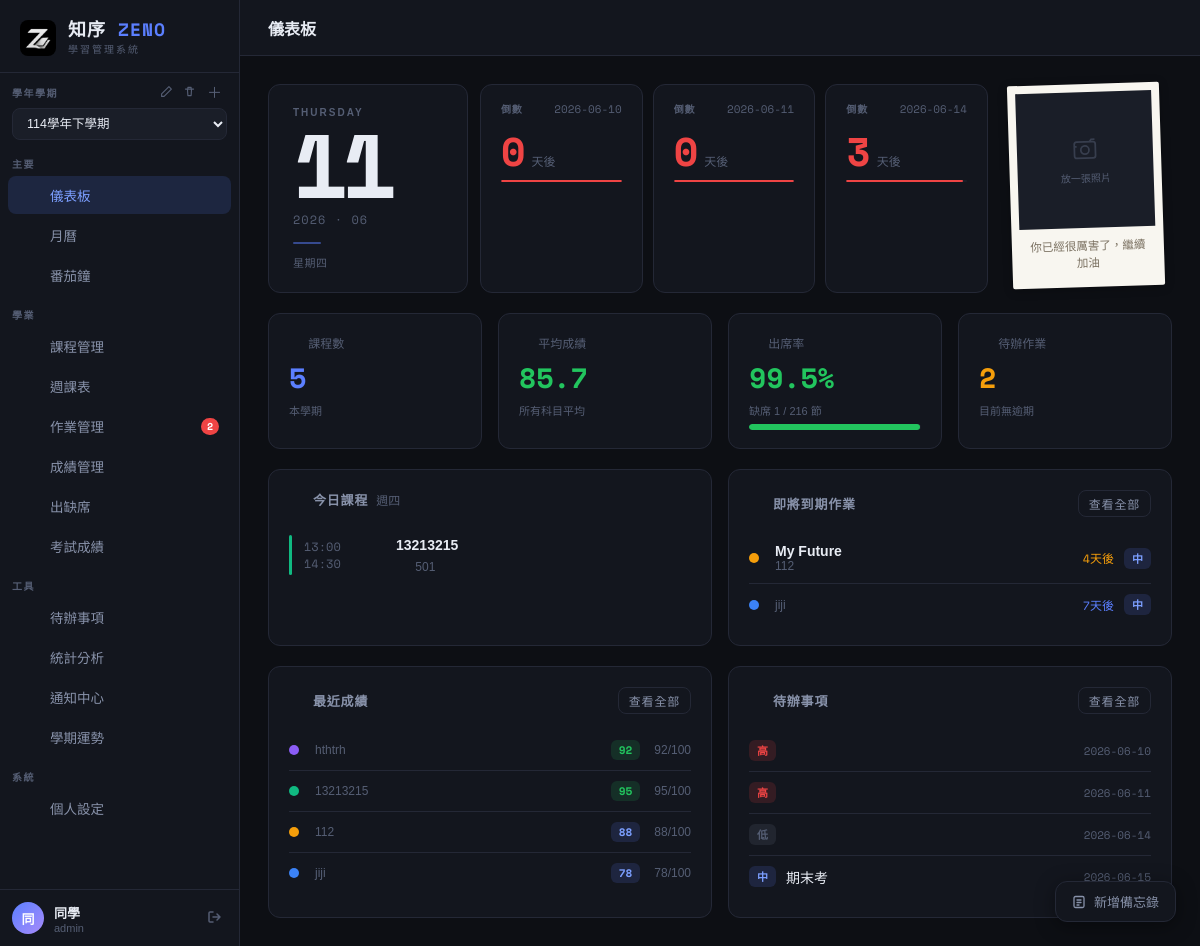
/index.php (signed in), run on the app's committed database.
### tables this page shows
CREATE TABLE schedule (
    id INTEGER PRIMARY KEY AUTOINCREMENT,
    course_id INTEGER,
    day_of_week INTEGER NOT NULL, -- 1=Mon, 5=Fri
    start_time TEXT NOT NULL,
    end_time TEXT NOT NULL,
    FOREIGN KEY (course_id) REFERENCES courses(id) ON DELETE CASCADE
);

CREATE TABLE courses (
    id INTEGER PRIMARY KEY AUTOINCREMENT,
    name TEXT NOT NULL,
    code TEXT,
    teacher TEXT,
    location TEXT,
    color TEXT DEFAULT '#6366f1',
    credits INTEGER DEFAULT 3,
    created_at DATETIME DEFAULT CURRENT_TIMESTAMP
, semester_id INTEGER DEFAULT 1);

CREATE TABLE assignments (
    id INTEGER PRIMARY KEY AUTOINCREMENT,
    course_id INTEGER,
    title TEXT NOT NULL,
    description TEXT,
    due_date DATE,
    status TEXT DEFAULT 'pending', -- pending, done
    priority TEXT DEFAULT 'normal', -- low, normal, high
    created_at DATETIME DEFAULT CURRENT_TIMESTAMP, end_date DATE,
    FOREIGN KEY (course_id) REFERENCES courses(id) ON DELETE SET NULL
);

CREATE TABLE grades (
    id INTEGER PRIMARY KEY AUTOINCREMENT,
    course_id INTEGER NOT NULL,
    title TEXT NOT NULL,
    score REAL NOT NULL,
    max_score REAL DEFAULT 100,
    type TEXT DEFAULT 'exam', -- exam, quiz, homework, project
    graded_at DATE DEFAULT CURRENT_DATE,
    FOREIGN KEY (course_id) REFERENCES courses(id) ON DELETE CASCADE
);

CREATE TABLE todos (
    id INTEGER PRIMARY KEY AUTOINCREMENT,
    title TEXT NOT NULL,
    description TEXT,
    due_date DATE,
    status TEXT DEFAULT 'pending', -- pending, done
    priority TEXT DEFAULT 'normal',
    created_at DATETIME DEFAULT CURRENT_TIMESTAMP
, end_date DATE);

### index.php (the view, shortened to what the rows shown need)
<?php
require_once 'includes/functions.php';
require_once 'includes/db.php';
$sem_id = active_semester_id($pdo);
$today_dow = (int)date('N');
$today_schedule = $pdo->prepare("
    SELECT s.*, c.name, c.color, c.teacher, c.location
    FROM schedule s JOIN courses c ON s.course_id = c.id
    WHERE s.day_of_week = ? AND c.semester_id = ? ORDER BY s.start_time
");
$today_schedule->execute([$today_dow, $sem_id]);
$today_classes = $today_schedule->fetchAll();
$upcoming_assignments = $pdo->prepare("
    SELECT a.*, c.name as course_name, c.color
    FROM assignments a LEFT JOIN courses c ON a.course_id = c.id
    WHERE a.status = 'pending' AND a.due_date >= date('now') AND c.semester_id = ?
    ORDER BY a.due_date LIMIT 5
");
$upcoming_assignments->execute([$sem_id]);
$upcoming_assignments = $upcoming_assignments->fetchAll();
$recent_grades_stmt = $pdo->prepare("
    SELECT g.*, c.name as course_name, c.color, ROUND(g.score/g.max_score*100,1) as pct
    FROM grades g JOIN courses c ON g.course_id = c.id
    WHERE c.semester_id = ?
    ORDER BY g.graded_at DESC LIMIT 4
");
$recent_grades_stmt->execute([$sem_id]);
$recent_grades = $recent_grades_stmt->fetchAll();
require_once 'includes/header.php';
?>
<div class="grid grid-2" style="margin-bottom:20px">
    <div class="card">
        <?php if (empty($today_classes)): ?>
            <div class="empty-state"><div class="icon"><?=svg_icon('check')?></div><p>今天沒有課程！</p></div>
        <?php else: ?>
            <?php foreach($today_classes as $c): ?>
            <div class="today-class-item">
                <div style="width:3px;height:40px;border-radius:2px;background:<?= h($c['color']) ?>;flex-shrink:0"></div>
                <div class="class-time"><?= h($c['start_time']) ?><br><?= h($c['end_time']) ?></div>
                <div>
                    <div class="class-name"><?= h($c['name']) ?></div>
                    <div class="class-meta"><?=svg_icon('location')?> <?= h($c['location'] ?? '—') ?></div>
                </div>
            </div>
            <?php endforeach; ?>
        <?php endif; ?>
    </div>
    <div class="card">
        <?php if (empty($upcoming_assignments)): ?>
            <div class="empty-state"><div class="icon"><?=svg_icon('check')?></div><p>沒有待辦作業</p></div>
        <?php else: ?>
            <?php foreach($upcoming_assignments as $a):
                $days_left = (int)((strtotime($a['due_date']) - time()) / 86400);
                $urgency = $days_left <= 2 ? 'stat-red' : ($days_left <= 5 ? 'stat-yellow' : 'stat-accent');
            ?>
            <div class="assign-row">
                <?= course_color_dot($a['color'] ?? '#555') ?>
                <div style="flex:1">
                    <div style="font-weight:600;color:var(--text)"><?= h($a['title']) ?></div>
                    <div style="font-size:12px;color:var(--text3)"><?= h($a['course_name'] ?? '無課程') ?></div>
                </div>
                <div class="<?= $urgency ?>" style="font-size:12px;font-family:'Space Mono',monospace"><?= $days_left <= 0 ? '今天' : "{$days_left}天後" ?></div>
                <?= badge_priority($a['priority']) ?>
            </div>
            <?php endforeach; ?>
        <?php endif; ?>
    </div>
</div>
<div class="grid grid-2">
    <div class="card">
        <?php if (empty($recent_grades)): ?>
            <div class="empty-state"><div class="icon"><?=svg_icon('statistics')?></div><p>尚無成績紀錄</p></div>
        <?php else: ?>
            <?php foreach($recent_grades as $g): ?>
            <div class="grade-mini">
                <?= course_color_dot($g['color']) ?>
                <div style="flex:1">
                    <div style="font-size:12px;color:var(--text3)"><?= h($g['course_name']) ?></div>
                </div>
                <?= grade_badge($g['pct']) ?>
                <span style="font-size:12px;color:var(--text3);margin-left:4px"><?= $g['score'] ?>/<?= $g['max_score'] ?></span>
            </div>
            <?php endforeach; ?>
        <?php endif; ?>
    </div>
    <div class="card">
        <?php
        $todos = $pdo->query("SELECT * FROM todos WHERE status='pending' ORDER BY due_date ASC LIMIT 5")->fetchAll();
        if (empty($todos)): ?>
            <div class="empty-state"><div class="icon"><?=svg_icon('check')?></div><p>待辦事項已全部完成！</p></div>
        <?php else: ?>
            <?php foreach($todos as $t): ?>
            <div class="assign-row">
                <?= badge_priority($t['priority']) ?>
                <div style="flex:1;color:var(--text);font-weight:500"><?= h($t['title']) ?></div>
                <?php if ($t['due_date']): ?>
                <span style="font-size:11px;color:var(--text3);font-family:'Space Mono',monospace"><?= $t['due_date'] ?></span>
                <?php endif; ?>
            </div>
            <?php endforeach; ?>
        <?php endif; ?>
    </div>
</div>
<?php require_once 'includes/footer.php'; ?>

### includes/functions.php (shortened to what the rows shown need)
<?php
function svg_icon($key, $size = 16) {
    $s = $size;
    $svg = $icons[$key] ?? $icons['notes'];
    return "<span class='nav-svg-icon' style='display:inline-flex;align-items:center;justify-content:center;width:{$s}px;height:{$s}px;flex-shrink:0'>{$svg}</span>";
}
function nav_item($icon, $label, $page, $current, $badge = null) {
    $icon_html = svg_icon($icon);
}
function h($s) { return htmlspecialchars($s ?? '', ENT_QUOTES); }
function badge_priority($priority) {
    $map = [
        'high'   => ['badge-red', '高'],
        'normal' => ['badge-blue', '中'],
        'low'    => ['badge-gray', '低'],
    ];
    $v = $map[$priority] ?? ['badge-gray', $priority];
    return "<span class='badge {$v[0]}'>{$v[1]}</span>";
}
function grade_badge($pct) {
    if ($pct >= 90) return "<span class='badge badge-green'>" . round($pct) . "</span>";
    if ($pct >= 75) return "<span class='badge badge-blue'>"  . round($pct) . "</span>";
    return "<span class='badge badge-red'>" . round($pct) . "</span>";
}
function course_color_dot($color) {
    return "<span class='course-dot' style='background:{$color}'></span>";
}

### data on the page
schedule: start_time "13:00", end_time "14:30", course.name "13213215", course.location "501"
assignments: title "My Future", course.name "112", due_date "4", priority "中"
assignments: course.name "jiji", due_date "7", priority "中"
grades: course.name "hthtrh", pct "92", score "92", max_score "100"
grades: course.name "13213215", pct "95", score "95", max_score "100"
grades: course.name "112", pct "88", score "88", max_score "100"
grades: course.name "jiji", pct "78", score "78", max_score "100"
todos: priority "高", due_date "2026-06-10"
todos: priority "高", due_date "2026-06-11"
todos: priority "低", due_date "2026-06-14"
todos: priority "中", title "期末考", due_date "2026-06-15"

### other printed values
$label "儀表板 月曆 番茄鐘 課程管理 週課表 作業管理 成績管理 出缺席 考試成績 待辦事項 統計分析 通知中心 學期運勢 個人設定"
$badge "2"
mb_substr($_SESSION['display_name'] ?? '?', 0, 1) "同"
$_SESSION['display_name'] "同學"
$_SESSION['username'] "admin"
$page_title "儀表板"
$today_day_en "THURSDAY"
$today_day_name "星期四"
$d['exam_type'] "倒數"
$d['due_date'] "2026-06-10"
$days "0"
$d['due_date'] "2026-06-11"
$d['due_date'] "2026-06-14"
$days "3"
$polaroid_caption "你已經很厲害了，繼續加油"
